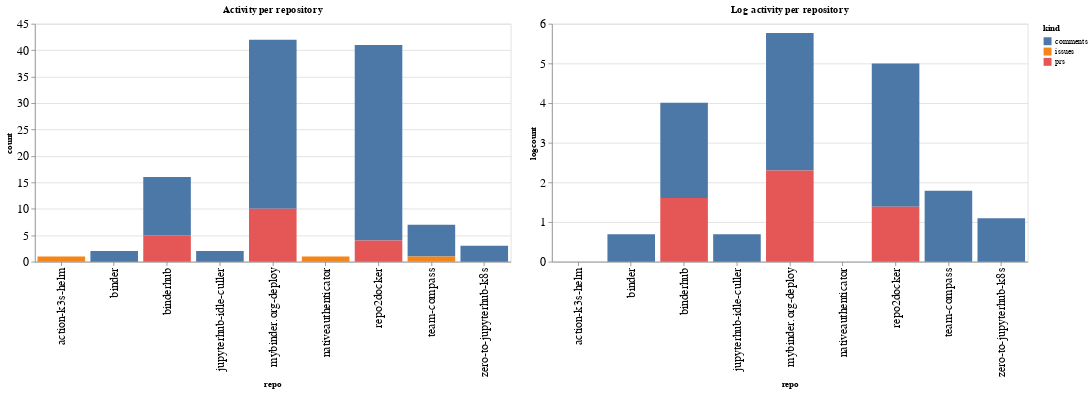

Notebook code for this chart:
### Code cell
ch1 = alt.Chart(repo_summaries, width=600, title="Activity per repository").mark_bar().encode(
    x='repo',
    y='count',
    color='kind',
    tooltip="kind"
)

ch2 = alt.Chart(repo_summaries, width=600, title="Log activity per repository").mark_bar().encode(
    x='repo',
    y='logcount',
    color='kind',
    tooltip="kind"
)

ch1 | ch2

### Figure 1 — Vega-Lite specification as saved in the notebook (floating-point values rounded to 4 significant figures)
{"config": {"axisLeft": {"labelFontSize": 15}, "axisBottom": {"labelFontSize": 15}}, "hconcat": [{"mark": "bar", "encoding": {"color": {"type": "nominal", "field": "kind"}, "tooltip": {"type": "nominal", "field": "kind"}, "x": {"type": "nominal", "field": "repo"}, "y": {"type": "quantitative", "field": "count"}}, "title": "Activity per repository", "width": 600}, {"mark": "bar", "encoding": {"color": {"type": "nominal", "field": "kind"}, "tooltip": {"type": "nominal", "field": "kind"}, "x": {"type": "nominal", "field": "repo"}, "y": {"type": "quantitative", "field": "logcount"}}, "title": "Log activity per repository", "width": 600}], "data": {"name": "data-fa4098959dff3998ecaf4260c40dac6a"}, "$schema": "https://vega.github.io/schema/vega-lite/v4.8.1.json", "datasets": {"data-fa4098959dff3998ecaf4260c40dac6a": [{"repo": "action-k3s-helm", "kind": "issues", "count": 1, "logcount": 0.0}, {"repo": "binder", "kind": "comments", "count": 2, "logcount": 0.6931}, {"repo": "binderhub", "kind": "comments", "count": 11, "logcount": 2.398}, {"repo": "binderhub", "kind": "prs", "count": 5, "logcount": 1.609}, {"repo": "jupyterhub-idle-culler", "kind": "comments", "count": 2, "logcount": 0.6931}, {"repo": "mybinder.org-deploy", "kind": "comments", "count": 32, "logcount": 3.466}, {"repo": "mybinder.org-deploy", "kind": "prs", "count": 10, "logcount": 2.303}, {"repo": "nativeauthenticator", "kind": "issues", "count": 1, "logcount": 0.0}, {"repo": "repo2docker", "kind": "comments", "count": 37, "logcount": 3.611}, {"repo": "repo2docker", "kind": "prs", "count": 4, "logcount": 1.386}, {"repo": "team-compass", "kind": "comments", "count": 6, "logcount": 1.792}, {"repo": "team-compass", "kind": "issues", "count": 1, "logcount": 0.0}, {"repo": "zero-to-jupyterhub-k8s", "kind": "comments", "count": 3, "logcount": 1.099}]}}
